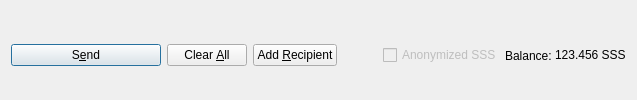
         <widget class="QFrame" name="frame_Send">
          <layout class="QHBoxLayout" name="horizontalLayout">
           <property name="bottomMargin">
            <number>0</number>
           </property>
           <item>
            <widget class="QPushButton" name="sendButton">
             <property name="minimumSize">
              <size>
               <width>150</width>
               <height>0</height>
              </size>
             </property>
             <property name="toolTip">
              <string>Confirm the send action</string>
             </property>
             <property name="text">
              <string>S&amp;end</string>
             </property>
             <property name="icon">
              <iconset resource="../sssolutions.qrc">
               <normaloff>:/icons/send</normaloff>:/icons/send</iconset>
             </property>
             <property name="autoDefault">
              <bool>false</bool>
             </property>
             <property name="default">
              <bool>true</bool>
             </property>
            </widget>
           </item>
           <item>
            <widget class="QPushButton" name="clearButton">
             <property name="sizePolicy">
              <sizepolicy hsizetype="Minimum" vsizetype="Fixed">
               <horstretch>0</horstretch>
               <verstretch>0</verstretch>
              </sizepolicy>
             </property>
             <property name="toolTip">
              <string>Clear all fields of the form.</string>
             </property>
             <property name="text">
              <string>Clear &amp;All</string>
             </property>
             <property name="icon">
              <iconset resource="../sssolutions.qrc">
               <normaloff>:/icons/remove</normaloff>:/icons/remove</iconset>
             </property>
             <property name="autoDefault">
              <bool>false</bool>
             </property>
            </widget>
           </item>
           <item>
            <widget class="QPushButton" name="addButton">
             <property name="toolTip">
              <string>Send to multiple recipients at once</string>
             </property>
             <property name="text">
              <string>Add &amp;Recipient</string>
             </property>
             <property name="icon">
              <iconset resource="../sssolutions.qrc">
               <normaloff>:/icons/add</normaloff>:/icons/add</iconset>
             </property>
             <property name="autoDefault">
              <bool>false</bool>
             </property>
            </widget>
           </item>
           <item>
            <spacer name="horizontalSpacer">
             <property name="orientation">
              <enum>Qt::Horizontal</enum>
             </property>
             <property name="sizeHint" stdset="0">
              <size>
               <width>40</width>
               <height>20</height>
              </size>
             </property>
            </spacer>
           </item>
           <item>
            <layout class="QHBoxLayout" name="horizontalLayout_2">
             <property name="spacing">
              <number>3</number>
             </property>
             <item>
              <widget class="QCheckBox" name="checkzsss">
               <property name="enabled">
                <bool>false</bool>
               </property>
               <property name="text">
                <string>Anonymized SSS</string>
               </property>
              </widget>
             </item>
             <item>
              <widget class="QLabel" name="label">
               <property name="text">
                <string>Balance:</string>
               </property>
              </widget>
             </item>
             <item>
              <widget class="QLabel" name="labelBalance">
               <property name="sizePolicy">
                <sizepolicy hsizetype="Preferred" vsizetype="Fixed">
                 <horstretch>0</horstretch>
                 <verstretch>0</verstretch>
                </sizepolicy>
               </property>
               <property name="cursor">
                <cursorShape>IBeamCursor</cursorShape>
               </property>
               <property name="text">
                <string notr="true">123.456 SSS</string>
               </property>
               <property name="textInteractionFlags">
                <set>Qt::LinksAccessibleByMouse|Qt::TextSelectableByKeyboard|Qt::TextSelectableByMouse</set>
               </property>
              </widget>
             </item>
            </layout>
           </item>
          </layout>
         </widget>
